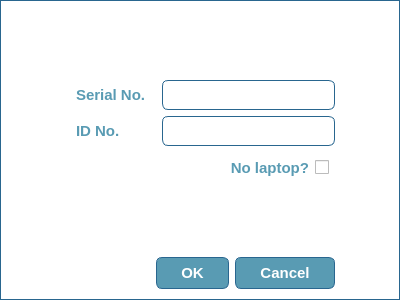
<?xml version="1.0" encoding="UTF-8"?>
<ui version="4.0">
 <class>sign_inDialog</class>
 <widget class="QDialog" name="sign_inDialog">
  <property name="windowModality">
   <enum>Qt::ApplicationModal</enum>
  </property>
  <property name="geometry">
   <rect>
    <x>0</x>
    <y>0</y>
    <width>400</width>
    <height>300</height>
   </rect>
  </property>
  <property name="sizePolicy">
   <sizepolicy hsizetype="Fixed" vsizetype="Fixed">
    <horstretch>0</horstretch>
    <verstretch>0</verstretch>
   </sizepolicy>
  </property>
  <property name="windowTitle">
   <string>Sign In Dialog</string>
  </property>
  <property name="styleSheet">
   <string notr="true">QDialog {
	background: white;
	border: 1px solid #29668f;
}
QPushButton {
	background:-webkit-gradient(linear, left top, left bottom, color-stop(0.05, #599bb3), color-stop(1, #408c99));
	background:-moz-linear-gradient(top, #599bb3 5%, #408c99 100%);
	background:-webkit-linear-gradient(top, #599bb3 5%, #408c99 100%);
	background:-o-linear-gradient(top, #599bb3 5%, #408c99 100%);
	background:-ms-linear-gradient(top, #599bb3 5%, #408c99 100%);
	background:linear-gradient(to bottom, #599bb3 5%, #408c99 100%);
	background-color:#599bb3;
	border-radius:6px;
	border:1px solid #29668f;
	color:#ffffff;
	font-family:arial;
	font-size:15px;
	font-weight:bold;
	padding:6px 24px;
	text-decoration:none;
}
QPushButton:hover {
	background:-webkit-gradient(linear, left top, left bottom, color-stop(0.05, #408c99), color-stop(1, #599bb3));
	background:-moz-linear-gradient(top, #408c99 5%, #599bb3 100%);
	background:-webkit-linear-gradient(top, #408c99 5%, #599bb3 100%);
	background:-o-linear-gradient(top, #408c99 5%, #599bb3 100%);
	background:-ms-linear-gradient(top, #408c99 5%, #599bb3 100%);
	background:linear-gradient(to bottom, #408c99 5%, #599bb3 100%);
	background-color:#408c99;
}
QPushButton:active {
	position:relative;
	top:1px;
}
QLineEdit {
	border-radius:6px;
	border:1px solid #29668f;
	font-weight:bold;
	padding:6px 24px;
}
QLineEdit:disabled {
	background: #8C8C8C;
	border-radius:6px;
	border:1px solid #29668f;
	font-weight:bold;
	padding:6px 24px;
}
QLabel{
	font-family:arial;
	font-size:15px;
	font-weight:bold;
	color:#599bb3;
	padding:6px 6px;
	text-decoration:none;
}
QLabel:disabled{
	font-family:arial;
	font-size:15px;
	font-weight:bold;
	color:grey;
	padding:6px 6px;
	text-decoration:none;
}

QCheckBox{
	font-family:arial;
	font-size:15px;
	font-weight:bold;
	color:#599bb3;
	padding:6px 6px;
	text-decoration:none;
}


</string>
  </property>
  <layout class="QGridLayout" name="gridLayout_2">
   <item row="3" column="1">
    <spacer name="verticalSpacer">
     <property name="orientation">
      <enum>Qt::Vertical</enum>
     </property>
     <property name="sizeHint" stdset="0">
      <size>
       <width>20</width>
       <height>40</height>
      </size>
     </property>
    </spacer>
   </item>
   <item row="1" column="2">
    <spacer name="horizontalSpacer_2">
     <property name="orientation">
      <enum>Qt::Horizontal</enum>
     </property>
     <property name="sizeHint" stdset="0">
      <size>
       <width>40</width>
       <height>20</height>
      </size>
     </property>
    </spacer>
   </item>
   <item row="1" column="0">
    <spacer name="horizontalSpacer">
     <property name="orientation">
      <enum>Qt::Horizontal</enum>
     </property>
     <property name="sizeHint" stdset="0">
      <size>
       <width>40</width>
       <height>20</height>
      </size>
     </property>
    </spacer>
   </item>
   <item row="1" column="1">
    <layout class="QGridLayout" name="gridLayout">
     <item row="0" column="1">
      <widget class="QLineEdit" name="txt_serial">
       <property name="enabled">
        <bool>true</bool>
       </property>
      </widget>
     </item>
     <item row="1" column="1">
      <widget class="QLineEdit" name="txt_id"/>
     </item>
     <item row="0" column="0">
      <widget class="QLabel" name="lb_serial">
       <property name="enabled">
        <bool>true</bool>
       </property>
       <property name="text">
        <string>Serial No.</string>
       </property>
      </widget>
     </item>
     <item row="1" column="0">
      <widget class="QLabel" name="lb_id">
       <property name="text">
        <string>ID No.</string>
       </property>
      </widget>
     </item>
    </layout>
   </item>
   <item row="4" column="1">
    <widget class="QDialogButtonBox" name="buttonBox">
     <property name="orientation">
      <enum>Qt::Horizontal</enum>
     </property>
     <property name="standardButtons">
      <set>QDialogButtonBox::Cancel|QDialogButtonBox::Ok</set>
     </property>
    </widget>
   </item>
   <item row="0" column="1">
    <spacer name="verticalSpacer_2">
     <property name="orientation">
      <enum>Qt::Vertical</enum>
     </property>
     <property name="sizeHint" stdset="0">
      <size>
       <width>20</width>
       <height>40</height>
      </size>
     </property>
    </spacer>
   </item>
   <item row="2" column="1">
    <widget class="QCheckBox" name="cbx_laptop">
     <property name="layoutDirection">
      <enum>Qt::RightToLeft</enum>
     </property>
     <property name="text">
      <string>No laptop?</string>
     </property>
    </widget>
   </item>
  </layout>
 </widget>
 <resources/>
 <connections>
  <connection>
   <sender>buttonBox</sender>
   <signal>accepted()</signal>
   <receiver>sign_inDialog</receiver>
   <slot>accept()</slot>
   <hints>
    <hint type="sourcelabel">
     <x>248</x>
     <y>254</y>
    </hint>
    <hint type="destinationlabel">
     <x>157</x>
     <y>274</y>
    </hint>
   </hints>
  </connection>
  <connection>
   <sender>buttonBox</sender>
   <signal>rejected()</signal>
   <receiver>sign_inDialog</receiver>
   <slot>reject()</slot>
   <hints>
    <hint type="sourcelabel">
     <x>316</x>
     <y>260</y>
    </hint>
    <hint type="destinationlabel">
     <x>286</x>
     <y>274</y>
    </hint>
   </hints>
  </connection>
 </connections>
</ui>
